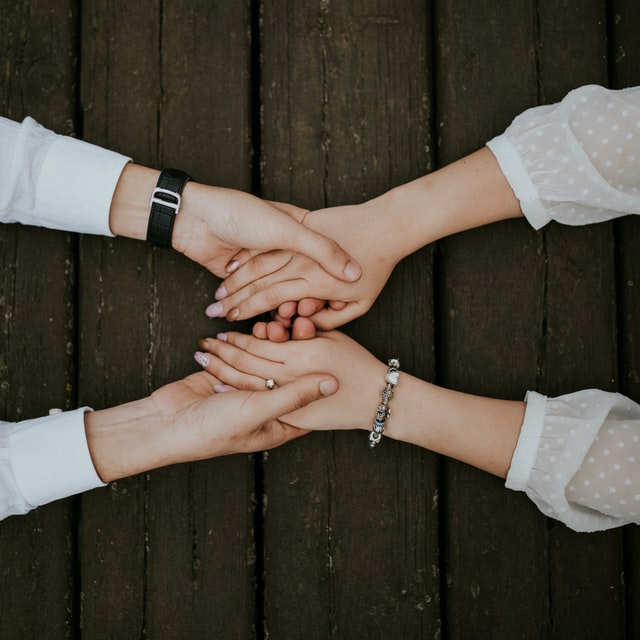
#> input picture imagetr.jpg, 640 x 640 px
$ python saltAndPepperNoise.py
#> lines starting #> are read from the running program, lines starting #| are printed output that depends on the picture; after the words box and inside, x2 and y2 are one past the last pixel; in counts of white or black regions, pixels touching at a corner belong together
import cv2
from matplotlib import pyplot as plt
import random
import argparse
# This import statement is used to import the python packages or
# modules that required by our program.
# Here we are importing cv2 module which is used for image
# reading and also for displaying images.
# opencv read the images a numpy arrays.
# Here also we are importing matplotlib.pyplot
# opencv read the images a numpy arrays.
# Here we are also importing matplotlib.pyplot
# which provides an implicit, MATLAB-like, way of plotting.
# It also used to opens figures on your screen,
# and also acts as the figure GUI manager.
# Pyplot module is mainly intended for
# interactive plots and simple cases of
# programmatic plot generation.
# Here we are also importing random package
# which is used random numbers within the given range.
# Here we are also importing argparse
# which is a command-line argument
# parsing library which we are using here
# to parse path to our image files here.

ap = argparse.ArgumentParser()
ap.add_argument("-i", "--InputImage", required=False, default="imagetr.jpg", help="path to input image file to be read")
args = vars(ap.parse_args())

imgOrignal = cv2.imread(args["InputImage"])
#> imgOrignal is the input picture: shape (640, 640, 3); mean B, G, R 59.7, 70.6, 77.2
imgOrignal = cv2.cvtColor(imgOrignal, cv2.COLOR_BGR2RGB)
# Here in the above statement we are converting our
# image from the BGR color space to the RGB
# color space.

imgGrey = cv2.cvtColor(imgOrignal, cv2.COLOR_RGB2GRAY)
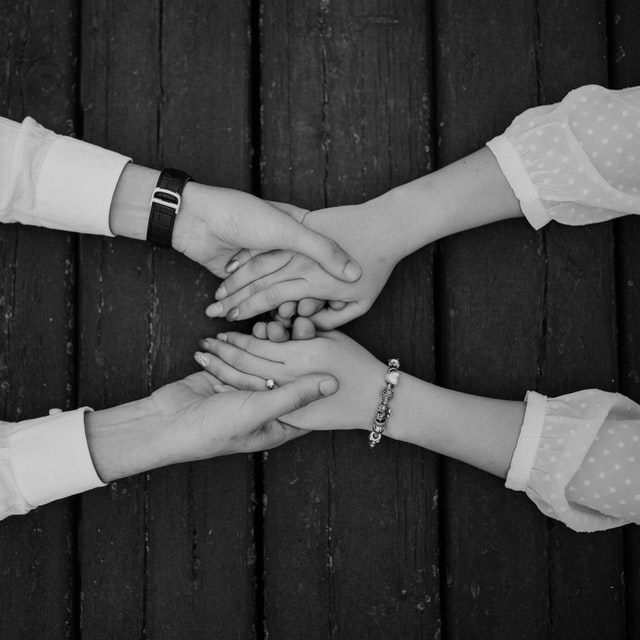
#> imgGrey: shape (640, 640); min 0, max 224, mean 71.3
# Here in the above statement we are converting our
# image from the RGB color space to the Greyscale image

# The below function contains the logic
# for adding salt and pepper noise in
# our input image.
def salt_and_pepper_noise(input_image):
    # the following function.shape is used for
    # getting the dimensions of the image
    row, col = input_image.shape
#> row = 640; col = 640

    # Here we are randomly picking number of
    # pixels in the image for coloring them
    # white.
    # This below randon.randint() function pick a random number
    # between the given values two values here we have taken 100 and 8000
    number_of_pixels = random.randint(200, 8000)
    for i in range(number_of_pixels):
        # Pick a random pont on y coordinate
        y_coordinate = random.randint(0, row - 1)

        # Pick a random point on x coordinate
        x_coordinate = random.randint(0, col - 1)

        # Here we are assigning that pixel white color
        input_image[y_coordinate][x_coordinate] = 255
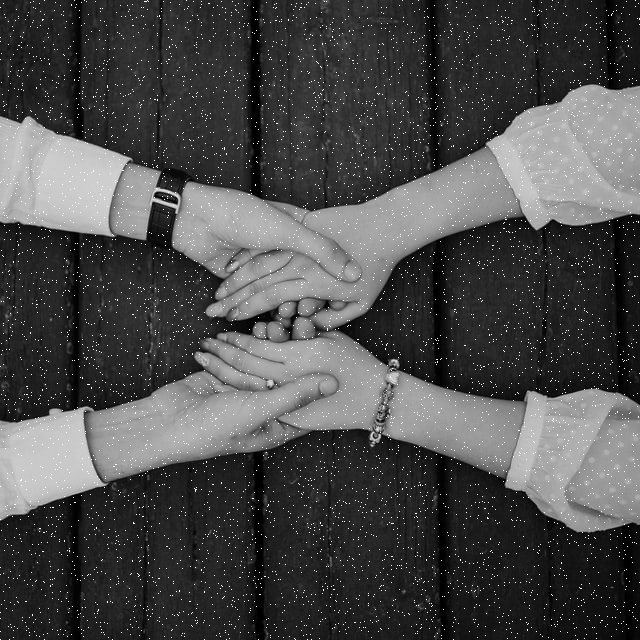
#> input_image: shape (640, 640); min 0, max 255, mean 74.4

    # Here we are randomly picking number of
    # pixels in the image for coloring them
    # black.
    # This below randon.randint() function pick a random number
    # between the given values two values here we have taken 200 and 8000
    number_of_pixels = random.randint(200, 8000)
    for i in range(number_of_pixels):
        # Pick a random point y coordinate
        y_coordinate = random.randint(0, row - 1)

        # Pick a random point on x coordinate
        x_coordinate = random.randint(0, col - 1)

        # Here we are assigning that pixel black color
        input_image[y_coordinate][x_coordinate] = 0
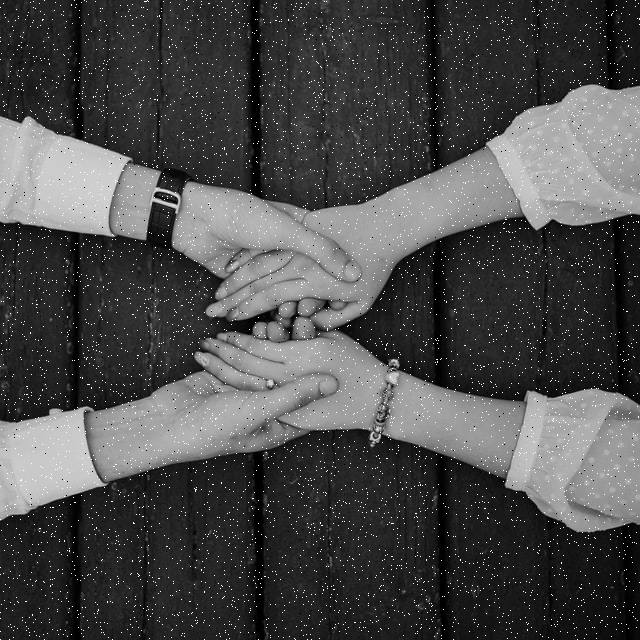
#> input_image: shape (640, 640); 0.21% of pixels changed, all inside (x1, y1, x2, y2) = (0, 2, 640, 638)

    # This below statement returns the output
    # image ndarray with salt and pepper noise in it.
    return input_image

# The below function contains the logic
# for removal of salt and pepper noise from
# our image.
def salt_and_pepper_noise_removed(input_image):
    # This below cv2.medianBlur() function
    # applies the median filter with a
    # kernel specified size which is here set
    # to 3 as per our requirements to our image
    # that contains salt and pepper noise.
    median_blured_image = cv2.medianBlur(input_image, 3)

    # This below statement returns the output
    # image ndarray with salt and pepper noise
    # removed from it.
    return median_blured_image


noisedImage = salt_and_pepper_noise(imgGrey)
removedNoiseImage = salt_and_pepper_noise_removed(noisedImage)

imagesTitle = ["Orignal Image", "Noised(Salt and Pepper) Image", "Removed noise Image"]
imagesBoth = [imgOrignal, noisedImage, removedNoiseImage]

for i in range(3):
    plt.subplot(1, 3, i + 1), plt.imshow(imagesBoth[i], 'gray')
    plt.title(imagesTitle[i])

plt.show()
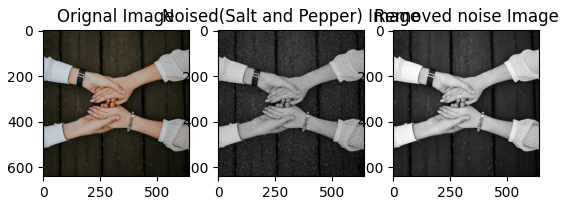
#> figure drawn by matplotlib, 3 panels

$ run again, with imagergb1.jpg copied over imagetr.jpg
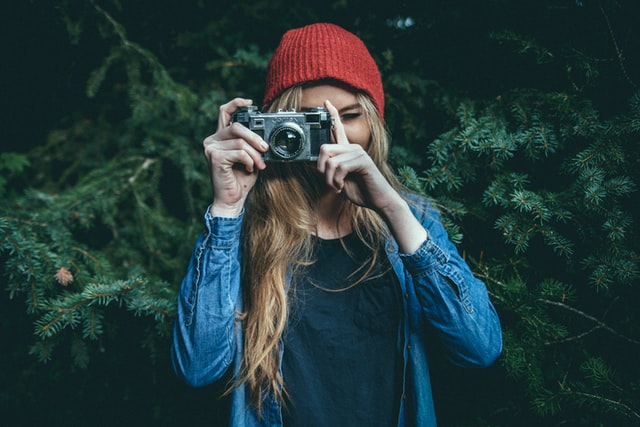
#> input picture imagergb1.jpg, 640 x 427 px
#> imgOrignal is the input picture: shape (427, 640, 3); mean B, G, R 57.7, 57.3, 36.2
#> after the loop in salt_and_pepper_noise, `for i in range(number_of_pixels):`:
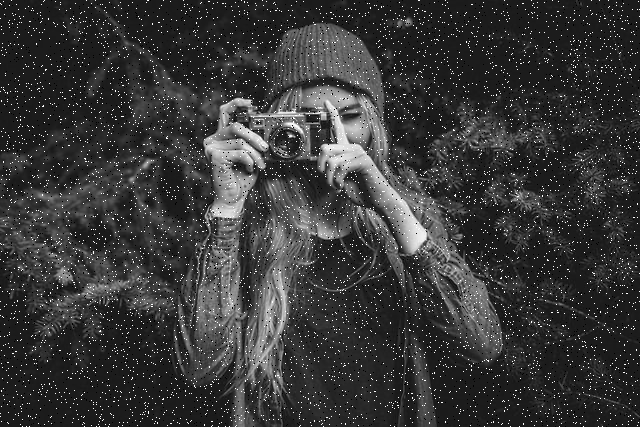
#> input_image: shape (427, 640); min 0, max 255, mean 55.5
#> `plt.show()`:
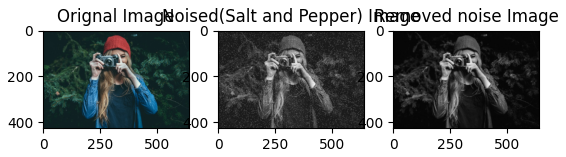
#> figure drawn by matplotlib, 3 panels
